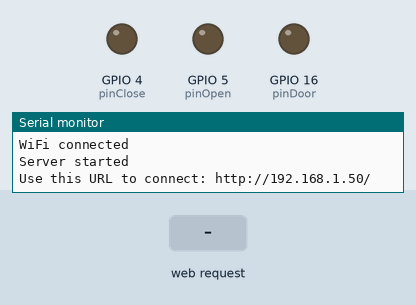
The sketch below on a simulated ESP8266 (NodeMCU). Parts: output pins drawn as LEDs (lit = HIGH), the last lines printed to the serial monitor. The inputs (shaded band) are chosen by the test bench. WiFi joins after 1.5 s; servers stay silent unless stated.

Above: at 3.2 s.
3.3 s: HTTP request GET /=OPEN received
At 4.1 s:
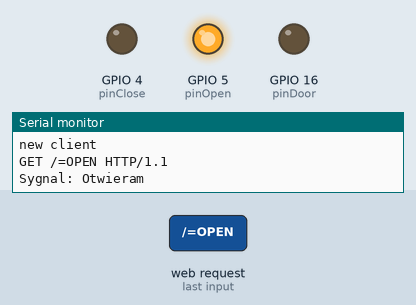
5.8 s: HTTP request GET /=CLOSE received
At 6.2 s:
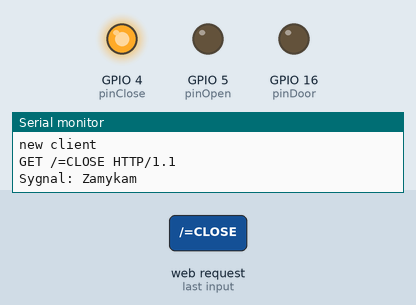
8.3 s: HTTP request GET /=DOOR received
At 9.1 s:
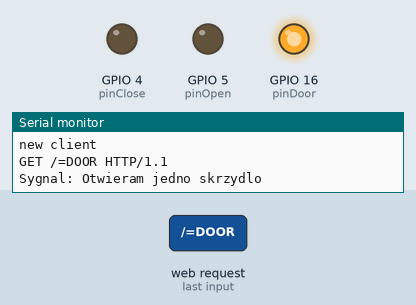
Timing chart, 0 to 11.3 s (numbered marks = the images above; inputs shaded):
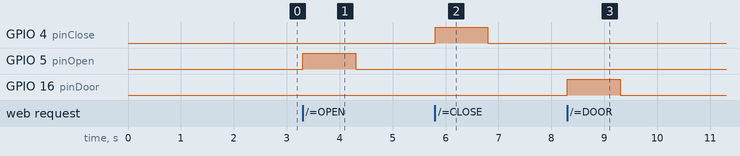

Measured:
- after the input at 3.3 s, GPIO 5 (pinOpen): LOW → HIGH at once, → LOW 1.0 s later
- after the input at 5.8 s, GPIO 4 (pinClose): LOW → HIGH at once, → LOW 1.0 s later
- after the input at 8.3 s, GPIO 16 (pinDoor): LOW → HIGH at once, → LOW 1.0 s later

The sketch:

wifi.ino
```cpp
/*
 *
 * =================== MODUL WIFI DO BRAMY ======================
 *
 * Moduł ESP8266 - ten z arduino do samodzielnego monatzu
 * Płytka: NodeMCU 0.9 (ESP-12 Modula)
 * CPU Frequency: 80 MHz
 * Flash size: 4M (3m SPIFFS)
 * Upload speed: 115200
 * ...
 * Programator: AVRISP mkii
 *
 */

#include  <ESP8266WiFi.h>

const char* ssid     = "U-Dom"; // Tu wpisz nazwę swojego wifi
const char* password = "....."; // Tu wpisz hasło do swojego wifi

int pinDoor = 16; // D0
int pinOpen = 5; // D1
int pinClose = 4; // D2
int pinState = 12; // D6

WiFiServer server(80);

void setup() {
Serial.begin(115200);
delay(10);

pinMode(pinOpen, OUTPUT);
digitalWrite(pinOpen, LOW);

pinMode(pinClose, OUTPUT);
digitalWrite(pinClose, LOW);

pinMode(pinDoor, OUTPUT);
digitalWrite(pinClose, LOW);

// Connect to WiFi network
Serial.println();
Serial.println();
Serial.print("Connecting to ");
Serial.println(ssid);
WiFi.setSleepMode(WIFI_NONE_SLEEP);
WiFi.mode(WIFI_STA);
//WiFi.mode(WIFI_AP_STA);
WiFi.setPhyMode(WIFI_PHY_MODE_11G);
//WiFi.setPhyMode(WIFI_PHY_MODE_11N);
WiFi.begin(ssid, password);
while (WiFi.status() != WL_CONNECTED) {

  if (WiFi.status() == WL_IDLE_STATUS) { // when not connected to a network, but powered on
    Serial.println("WL_IDLE_STATUS");
  }
  else if (WiFi.status() == WL_CONNECTED) {
    Serial.print("WL_CONNECTED ");
    Serial.println(WiFi.localIP());
  }
  else if (WiFi.status() == WL_NO_SSID_AVAIL) {
    Serial.println("WL_NO_SSID_AVAIL");
  }
  else if (WiFi.status() == WL_CONNECT_FAILED) {
    Serial.println("WL_CONNECT_FAILED");
  }
  else if (WiFi.status() == WL_CONNECTION_LOST) {
    Serial.println("WL_CONNECTION_LOST");
  }
  else if (WiFi.status() == WL_DISCONNECTED) {
    Serial.println("WL_DISCONNECTED");
  }
  else {
    Serial.print("unknown status: ");
    Serial.println(WiFi.status());
  }
delay(2000);
WiFi.printDiag(Serial);
Serial.print(".");
Serial.print(WiFi.localIP());
Serial.setDebugOutput(true);
}

Serial.println("");
Serial.println("WiFi connected");

// Start the server
server.begin();
Serial.println("Server started");

// Print the IP address
Serial.print("Use this URL to connect: ");
Serial.print("http://");
Serial.print(WiFi.localIP());
Serial.println("/");
}


void loop() {
// Check if a client has connected
WiFiClient client = server.available();
if (!client) {
  return;
}

// Wait until the client sends some data
Serial.println("new client");
int timewate = 0;
while(!client.available()){
  delay(1);
  timewate = timewate +1;
  if(timewate>1800)
  {
    Serial.println(">>> Client Timeout !");
    client.stop();
    return;
  }
}

// Read the first line of the request
String request = client.readStringUntil('\r');
Serial.println(request);
client.flush();
String wynik="Dzialam :)";

// Match the request
if (request.indexOf("/=OPEN") != -1)  {
  wynik = "Otwieram";
  Serial.println("Sygnal: Otwieram");
  digitalWrite(pinOpen, HIGH);
  delay(1000);
  Serial.println("Sygnal: OFF");
  digitalWrite(pinOpen, LOW);
}

if (request.indexOf("/=CLOSE") != -1)  {
  wynik = "Zamykam";
  Serial.println("Sygnal: Zamykam");
  digitalWrite(pinClose, HIGH);
  delay(1000);
  Serial.println("Sygnal: OFF");
  digitalWrite(pinClose, LOW);
}

if (request.indexOf("/=DOOR") != -1)  {
  wynik = "Otwieram jedno skrzydlo";
  Serial.println("Sygnal: Otwieram jedno skrzydlo");
  digitalWrite(pinDoor, HIGH);
  delay(1000);
  Serial.println("Sygnal: OFF");
  digitalWrite(pinDoor, LOW);
}

if (request.indexOf("/=STATE") != -1)  {
  int get_status = analogRead(pinState);
  if(get_status > 500)
    get_status = 1;
  else
    get_status = 0;
  wynik = "STATE:"+String(get_status)+":";
  Serial.println(wynik);
  digitalWrite(pinState, HIGH);
  delay(1000);
  Serial.println("Sygnal: OFF");
  digitalWrite(pinState, LOW);
}

// Return the response
client.println("HTTP/1.1 200 OK");
client.println("Content-Type: text/html");
client.println(""); //  do not forget this one
client.println(wynik);
client.println("");
Serial.println("Client disonnected");
Serial.println("");
}
```
